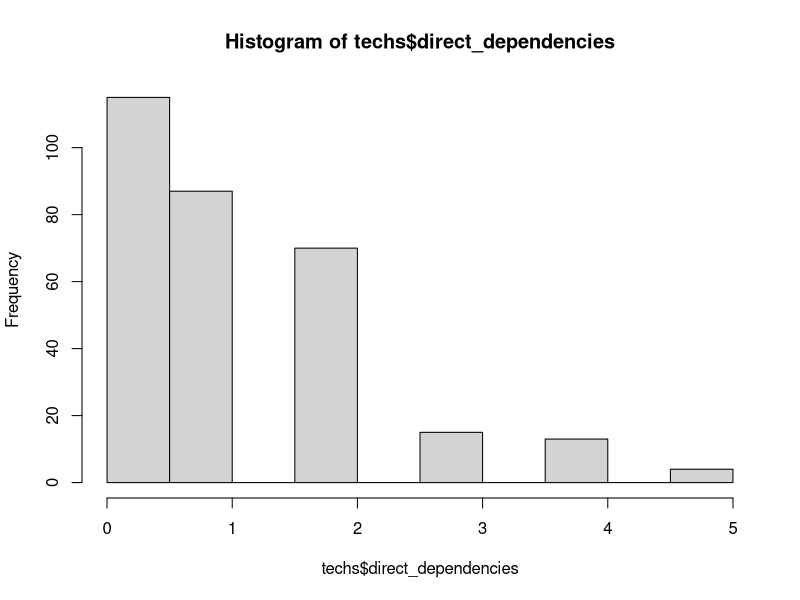
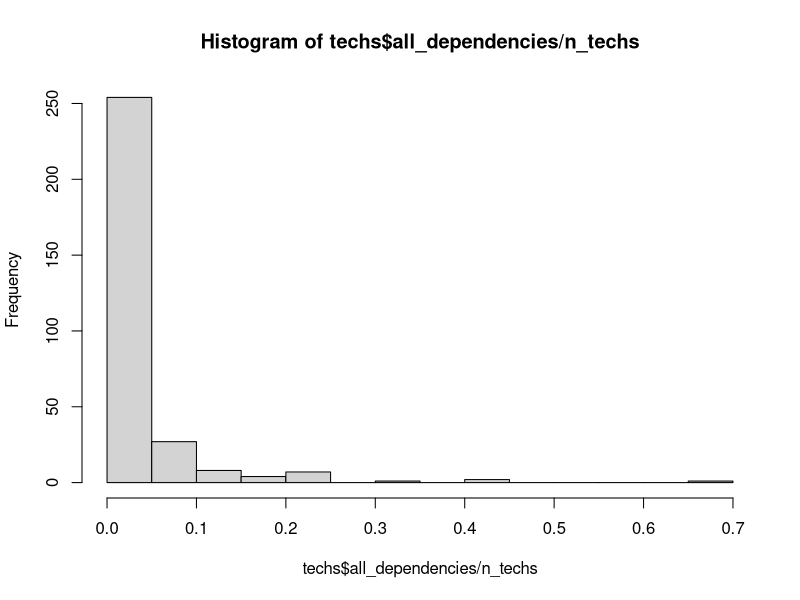
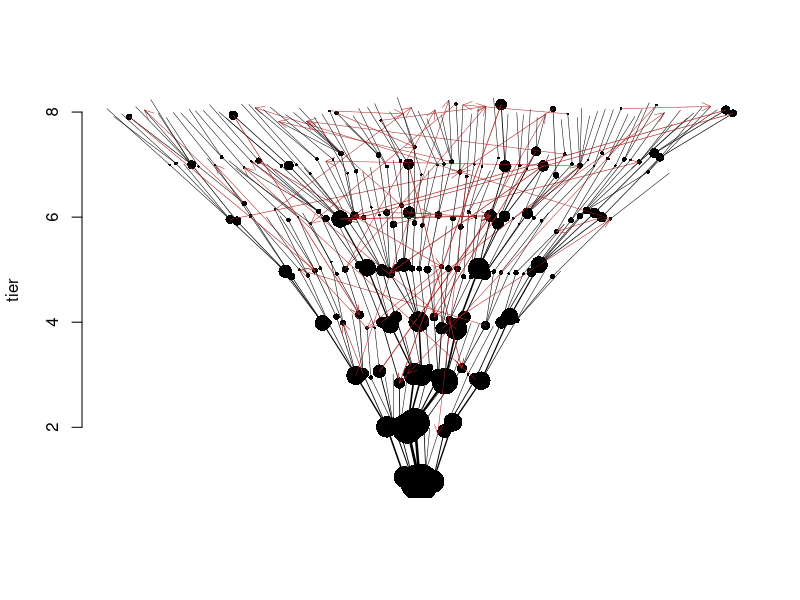

These charts were generated, in order, by the following R code:
### editable  parameters for tree
starting_techs <- 5 # number of techs in tier 1
max_tier <- 8 # number to tiers in tree
tree_growth_rate <- 2 # rate at with tiers get wider
p_extra_dependency <- 0.0005 # probability a given extra dependency is realized
max_tier_gap_for_dependencies <- 99 # how many tiers extra dependencies can cross
p_keystone_tech <- 0.0 # probability a tech is a keystone tech
keystone_multiplier <- 200 # how much more likely keystone techs are to have extra dependencies




### non editable helper values
# function to generate number of techs in each tier
num_techs_per_tier <- function(tier) {
  return(round((tier + (starting_techs)^(1/tree_growth_rate) - 1)^tree_growth_rate))
}
# total number of techs in tree
n_techs <- sum(num_techs_per_tier(c(1:max_tier)))
# ids of keystone techs
keystone_techs <- sample(c(1:n_techs), round(p_keystone_tech * n_techs))


### construct the tree
# initialize data frame
techs <- data.frame(
  id   = integer(), # unique ID for each tech
  tier = integer(), # what tier its in
  xpos = numeric(), # xcor for plotting
  ypos = numeric()  # ycor for plotting
)

# create techs
for (t in 1:max_tier) {
  n_techs_tier <- num_techs_per_tier(t)
  ids <- c((nrow(techs)+1):(nrow(techs)+n_techs_tier))
  new_rows <- data.frame(
    id = ids,
    tier = rep(t, n_techs_tier),
    xpos = ids - mean(ids),
    ypos = rep(t, n_techs_tier)
  )
  techs <- rbind(techs, new_rows)
}

# initialize dependencies:
# "dependencies" is a n-by-n matrix that scores the relationship between every pair of techs
dependencies <- matrix(0, nrow=n_techs, ncol=n_techs)

# dependency code:
# 0 = none
# 1 = basic from-to
# -1 = basic to-from
# 2 = extra to-from
# -2 = extra from-to
# 3 = indirect to-from
# -3 = indirect from-to

# add basic dependencies
# each tech has one basic dependecy from a random chosen tech in the prior tier
for (i in 1:n_techs) {
  tech <- techs[i,]
  if (tech$tier > 1) {
    possible_parents <- techs$id[techs$tier == (tech$tier - 1)]
    parent <- possible_parents[sample.int(length(possible_parents), 1)]
    dependencies[parent, tech$id] <- 1
    dependencies[tech$id, parent] <- -1
  }
}

# identify indirect dependencies
# e.g. A -> B and B -> C, implies A -> C
for (to in 1:n_techs) {
  if (techs$tier[techs$id == to] > 1) {
    for (from in 1:(i-1)) {
      if (dependencies[from, to] > 0) {
        earlier_techs <- c(1:n_techs)[dependencies[,from] > 0]
        for (et in earlier_techs) {
          if (dependencies[et, to] == 0) {
            dependencies[et,to] <- 3
          }
          if (dependencies[to, et] == 0) {
            dependencies[to,et] <- -3
          }
        }
      }
    }
  }
}

# horizontally reorder techs to make tree nicer looking
for (i in 2:max_tier) {  # go through all tiers, starting with tier 3
  this_tier_ids <- techs[techs$tier == i,]$id  # first get the ids of the techs in this tier
  parents <- parent_xpos <- vector()
  for (t in this_tier_ids) {
    parent <- techs[techs$id == match(1, dependencies[,t])[1],]
    parents <- c(parents, parent$id)  # then get the techs from the prior tier these techs depend on
    parent_xpos <- c(parent_xpos, parent$xpos)  # and get their xpos' too
  }
  ord <- order(parent_xpos, this_tier_ids)  # get order of parents' xposs, breaking by offspring id
  ordered_ids <- this_tier_ids[ord]   # order the ids according to this
  techs$xpos[match(ordered_ids, techs$id)] <- seq_along(ordered_ids) - mean(seq_along(ordered_ids))  # insert into db
}

# add some extra dependencies
# these can occur between any possible techs
# as long as they don't already have a dependency of any kind
# and as long as they are not too many tiers apart
pairs <- expand.grid(
  from = 1:n_techs,
  to   = 1:n_techs
)
pairs$parent_tier <- techs$tier[match(pairs$from, techs$id)]
pairs$child_tier  <- techs$tier[match(pairs$to, techs$id)]
pairs$tier_delta <- abs(pairs$parent_tier - pairs$child_tier)
pairs <- pairs[sample(nrow(pairs)), ]

for (i in 1:nrow(pairs)) {
  pair <- pairs[i,]
  parent <- pair$from
  child <- pair$to
  tier_delta <- pair$tier_delta
  
  
  if ((parent != child) & (dependencies[parent, child] == 0) & (tier_delta <= max_tier_gap_for_dependencies)) {
    p_link <- p_extra_dependency
    if (parent %in% keystone_techs) { p_link <- p_link * keystone_multiplier }
    if (runif(1,0,1) < p_link) {
      dependencies[parent, child] <- 2
      dependencies[child, parent] <- -2
      
      ancestors <- which(dependencies[parent, ] < 0)
      descendants <- which(dependencies[child, ] > 0)
      
      for (ancestor in ancestors) {
        for (descendant in descendants) {
          if (dependencies[ancestor, descendant] == 0) {
            dependencies[ancestor, descendant] <- 3
            dependencies[descendant, ancestor] <- -3
          }
        }
      }
      
      for (descendant in descendants) {
        if (dependencies[parent, descendant] %in% c(0,2)) {
          dependencies[parent, descendant] <- 3
          dependencies[descendant, parent] <- -3
        }
      }
      
      for (ancestor in ancestors) {
        if (dependencies[ancestor, child] %in% c(0, 2)) {
          dependencies[ancestor, child] <- 3
          dependencies[child, ancestor] <- -3
        }
      }
    }
  }
}

# calculate total number of dependencies
techs$direct_dependencies <- rowSums((dependencies > 0) * (dependencies < 3))
techs$all_dependencies <- rowSums(dependencies > 0)

# add some jitter
techs$xpos <- techs$xpos + rnorm(n_techs, 0, 0.1)
techs$ypos <- techs$ypos + rnorm(n_techs, 0, 0.1)

# plot tree
hist(techs$direct_dependencies)
hist(techs$all_dependencies/n_techs)

#dot_sizes <- (((techs$all_dependencies/n_techs)^0.5)) * 50 / max_tier
dot_sizes <- (techs$all_dependencies/n_techs)^0.5*50 / max_tier
plot(techs$ypos~techs$xpos, bty="n", xlab="", xaxt="n", ylab="tier", pch=16, cex=dot_sizes)
points(techs$ypos[keystone_techs]~techs$xpos[keystone_techs], pch=16, cex=dot_sizes[keystone_techs], col="purple")
if (max_tier < 8) {
  for (i in 1:nrow(techs)) {
    text(techs$xpos[i], techs$ypos[i], techs$id[i], pos=1, offset=dot_sizes[i]*0.2 + 1/max_tier)
  }
}
for (i in 1:n_techs) {
  for (j in 1:n_techs) {
    if (dependencies[i,j] == 1) {
      from <- techs[techs$id == i,]
      to <- techs[techs$id == j,]
      lines(c(from$ypos, to$ypos)~c(from$xpos, to$xpos), lwd=(to$all_dependencies/n_techs * 5 + 0.5))
    }
    if (dependencies[i,j] == 2) {
      from <- techs[techs$id == i,]
      to <- techs[techs$id == j,]
      arrows(from$xpos, from$ypos,
             to$xpos, to$ypos,
             length = 0.1,
             col="firebrick",
             angle = 25,
             code=2,
             lwd=(to$all_dependencies/n_techs * 5 + 0.5))
    }
  }
}
